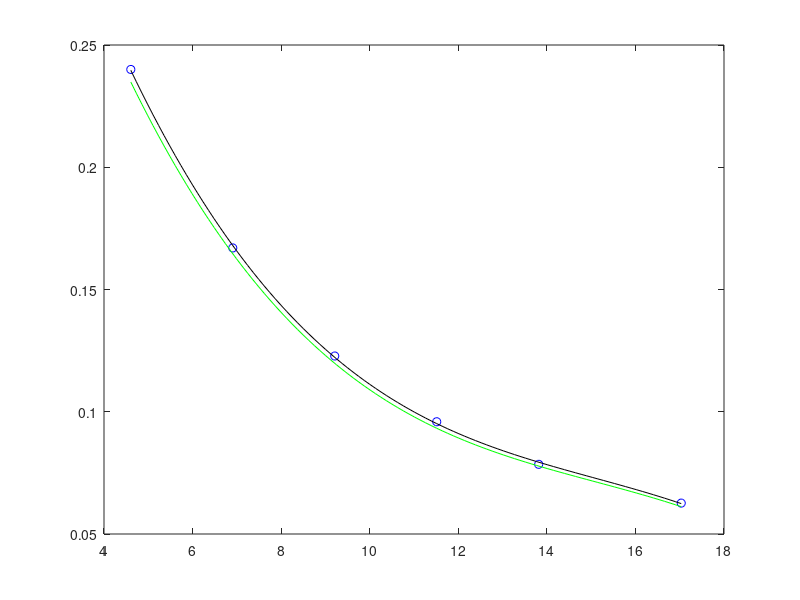

Reproduce this figure in MATLAB.
function c = primefit()

    x = [1e2 1e3 1e4 1e5 1e6 25e6];
    y = [0.24 0.167 0.1228 0.09591 0.078497 0.062637];
    
    lnx = log(x);
    
    c = polyfit(lnx,y,3);
   
    lnxp = linspace(lnx(1), lnx(length(lnx)), 100 )
    yp = polyval(c,lnxp);
    ypp = 0.98*yp;
    
    plot(lnx,y,'bo',lnxp,yp,'k',lnxp,ypp,'g')
    